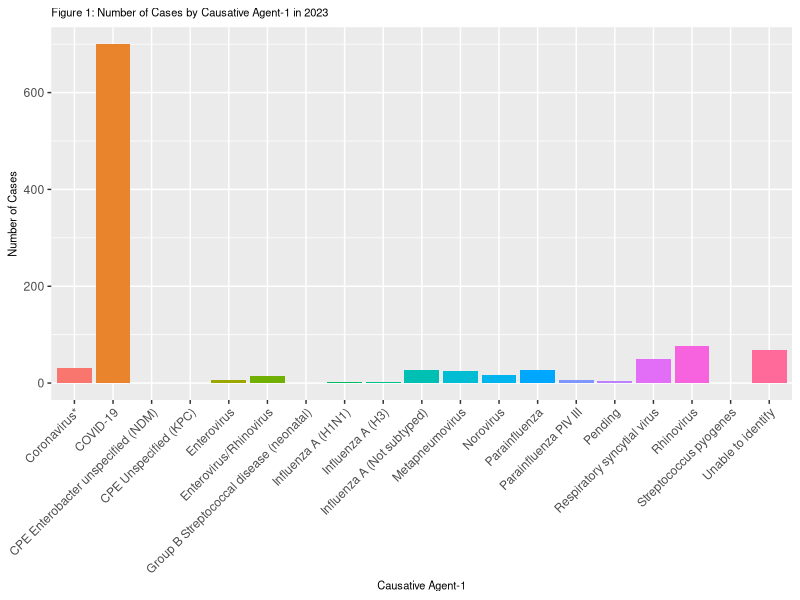
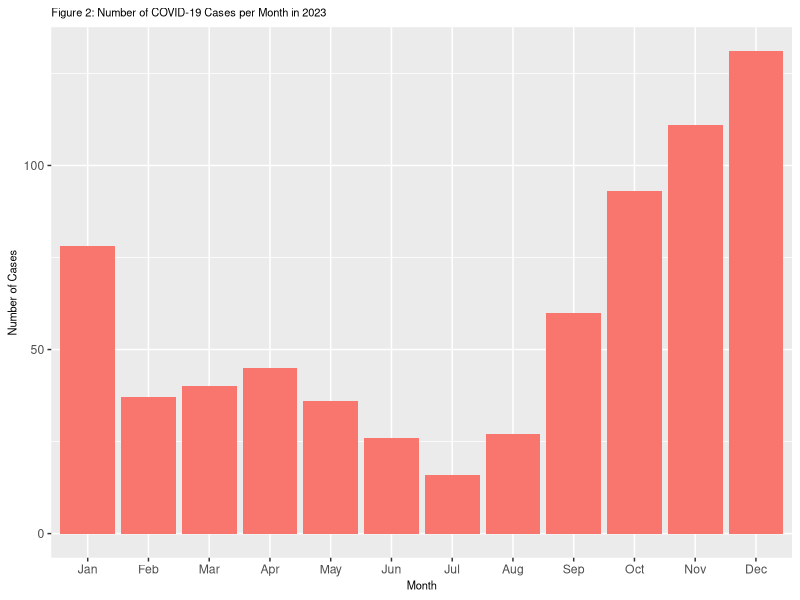
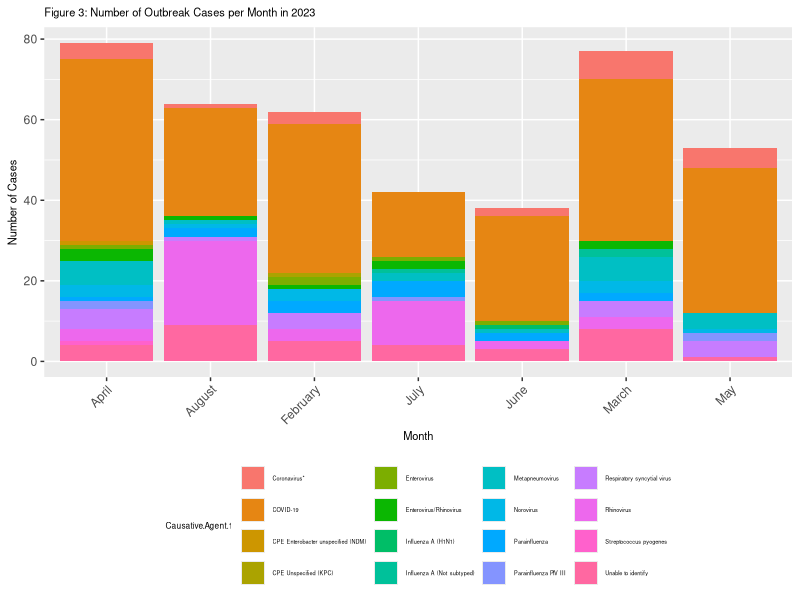

Reproduce these figures in R, in order.
## ---- chunk 1
#| include: false
#| warning: false
#| message: false

library(tidyverse)
library(here)

### Workspace setup ###
grab_data = read_csv(file=here("outputs/data/cleaned_data.csv"))
grab_data
## ---- chunk 2
#| include: true
#| echo: false
#| warning: false
#| message: false
raw_csv = read_csv(file=here("inputs/data/raw_data.csv"))
cols = colnames(raw_csv)
cols
## ---- chunk 3
#| echo: false
ggplot(grab_data, aes(x = factor(Causative.Agent.1), fill = factor(Causative.Agent.1))) +
  geom_bar() +
  labs(title = "Figure 1: Number of Cases by Causative Agent-1 in 2023",
       x = "Causative Agent-1",
       y = "Number of Cases") +
    theme(axis.text.x = element_text(angle = 45, hjust = 1),
        legend.position = "none",
        plot.title = element_text(size = 8),  # Adjust title size
        axis.title.x = element_text(size = 8),  # Adjust x-axis label size
        axis.title.y = element_text(size = 8))
## ---- chunk 4
#| include: true
#| echo: false
#| warning: false
#| message: false
covid_data <- grab_data %>%
  filter(Causative.Agent.1 == "COVID-19" & grepl("2023", Date.Outbreak.Began))

# Convert Date.Outbreak.began to Date type
covid_data$Date.Outbreak.Began <- as.Date(covid_data$Date.Outbreak.Began)

ggplot(covid_data, aes(x = format(Date.Outbreak.Began, "%m"), fill = Causative.Agent.1)) +
  geom_bar(stat = "count") +
  labs(title = "Figure 2: Number of COVID-19 Cases per Month in 2023",
       x = "Month",
       y = "Number of Cases") +
  scale_x_discrete(labels = month.abb) +
  theme(
    legend.position="none",
    plot.title=element_text(size=8),
    axis.title.x = element_text(size = 8),  # Adjust x-axis label size
    axis.title.y = element_text(size = 8)
  )
## ---- chunk 5
#| include: true
#| echo: false
#| warning: false
#| message: false
data_filtered <- grab_data %>%
  filter(`Date.Outbreak.Began` >= "2023-02-01" & `Date.Outbreak.Began` <= "2023-08-31") %>%
  mutate(month = format(as.Date(`Date.Outbreak.Began`, format="%m/%d/%Y"), "%B"))

# Create a histogram
ggplot(data_filtered, aes(x = month, fill = `Causative.Agent.1`)) +
  geom_bar() +
  labs(title = "Figure 3: Number of Outbreak Cases per Month in 2023",
       x = "Month",
       y = "Number of Cases") +
  theme(axis.text.x = element_text(angle = 45, hjust = 1),
        legend.position="bottom",
        legend.text = element_text(size = 4),  # Set legend text size
        legend.title = element_text(size = 6),
        plot.title = element_text(size=8),
        axis.title.x = element_text(size=8),
        axis.title.y = element_text(size=8))
